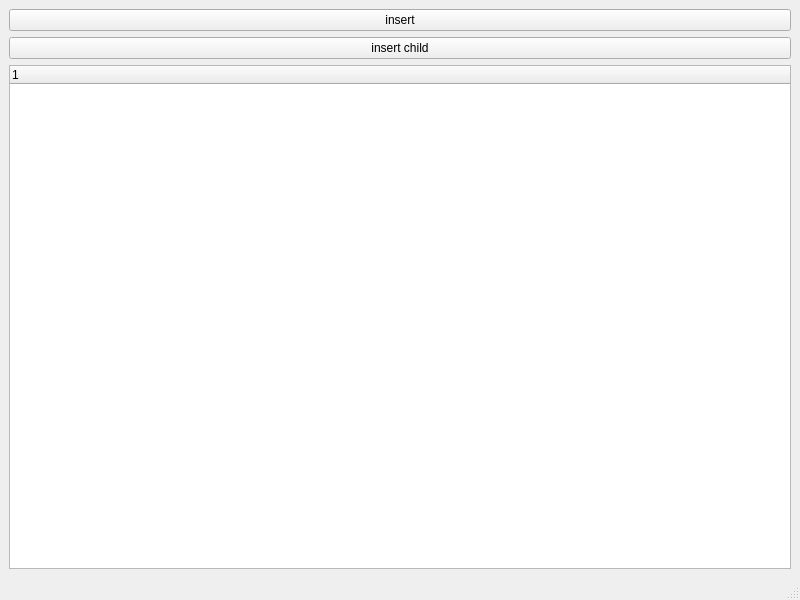
<?xml version="1.0" encoding="UTF-8"?>
<ui version="4.0">
 <class>QStringListWidget</class>
 <widget class="QMainWindow" name="QStringListWidget">
  <property name="geometry">
   <rect>
    <x>0</x>
    <y>0</y>
    <width>800</width>
    <height>600</height>
   </rect>
  </property>
  <property name="windowTitle">
   <string>MainWindow</string>
  </property>
  <widget class="QWidget" name="centralwidget">
   <layout class="QVBoxLayout" name="verticalLayout">
    <item>
     <widget class="QPushButton" name="pushButton">
      <property name="text">
       <string>insert</string>
      </property>
     </widget>
    </item>
    <item>
     <widget class="QPushButton" name="pushButton_2">
      <property name="text">
       <string>insert child</string>
      </property>
     </widget>
    </item>
    <item>
     <widget class="QTreeWidget" name="treeWidget">
      <column>
       <property name="text">
        <string notr="true">1</string>
       </property>
      </column>
     </widget>
    </item>
   </layout>
  </widget>
  <widget class="QMenuBar" name="menubar">
   <property name="geometry">
    <rect>
     <x>0</x>
     <y>0</y>
     <width>800</width>
     <height>19</height>
    </rect>
   </property>
  </widget>
  <widget class="QStatusBar" name="statusbar"/>
 </widget>
 <resources/>
 <connections/>
</ui>
